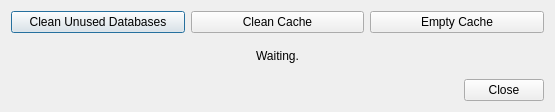
<ui version="4.0" >
 <class>mantDialog</class>
 <widget class="QDialog" name="mantDialog" >
  <property name="geometry" >
   <rect>
    <x>0</x>
    <y>0</y>
    <width>555</width>
    <height>112</height>
   </rect>
  </property>
  <property name="windowTitle" >
   <string>Database Manteinance</string>
  </property>
  <layout class="QGridLayout" >
   <item row="0" column="0" >
    <layout class="QVBoxLayout" >
     <item>
      <layout class="QHBoxLayout" >
       <item>
        <widget class="QPushButton" name="pushButton" >
         <property name="text" >
          <string>Clean Unused Databases</string>
         </property>
        </widget>
       </item>
       <item>
        <widget class="QPushButton" name="pushButton_2" >
         <property name="text" >
          <string>Clean Cache</string>
         </property>
        </widget>
       </item>
       <item>
        <widget class="QPushButton" name="pushButton_3" >
         <property name="text" >
          <string>Empty Cache</string>
         </property>
        </widget>
       </item>
      </layout>
     </item>
     <item>
      <widget class="QLabel" name="label" >
       <property name="text" >
        <string>Waiting.</string>
       </property>
       <property name="alignment" >
        <set>Qt::AlignCenter</set>
       </property>
      </widget>
     </item>
     <item>
      <layout class="QHBoxLayout" >
       <item>
        <spacer>
         <property name="orientation" >
          <enum>Qt::Horizontal</enum>
         </property>
         <property name="sizeHint" >
          <size>
           <width>351</width>
           <height>20</height>
          </size>
         </property>
        </spacer>
       </item>
       <item>
        <widget class="QPushButton" name="closeButton" >
         <property name="text" >
          <string>Close</string>
         </property>
        </widget>
       </item>
      </layout>
     </item>
    </layout>
   </item>
  </layout>
 </widget>
 <resources/>
 <connections>
  <connection>
   <sender>closeButton</sender>
   <signal>clicked()</signal>
   <receiver>mantDialog</receiver>
   <slot>deleteLater()</slot>
   <hints>
    <hint type="sourcelabel" >
     <x>498</x>
     <y>174</y>
    </hint>
    <hint type="destinationlabel" >
     <x>277</x>
     <y>104</y>
    </hint>
   </hints>
  </connection>
 </connections>
</ui>
